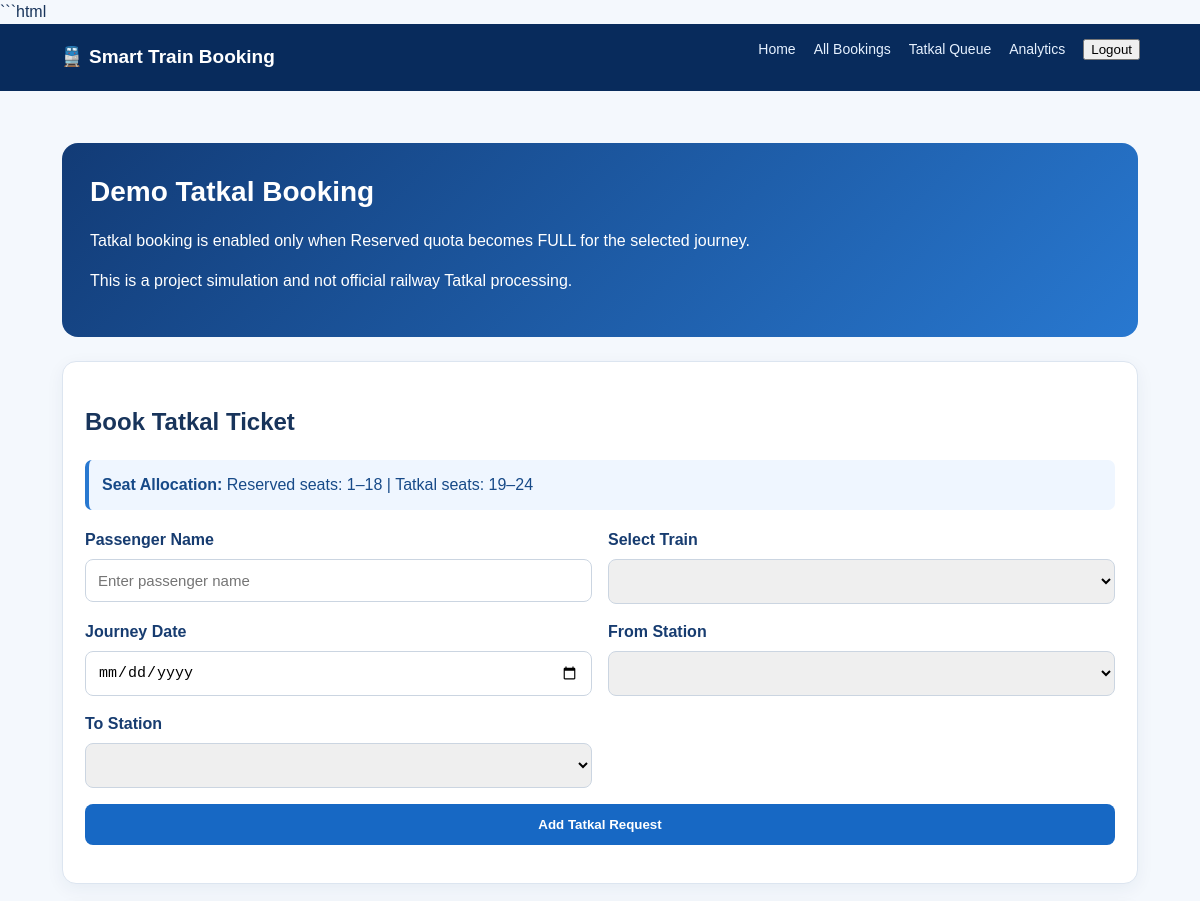
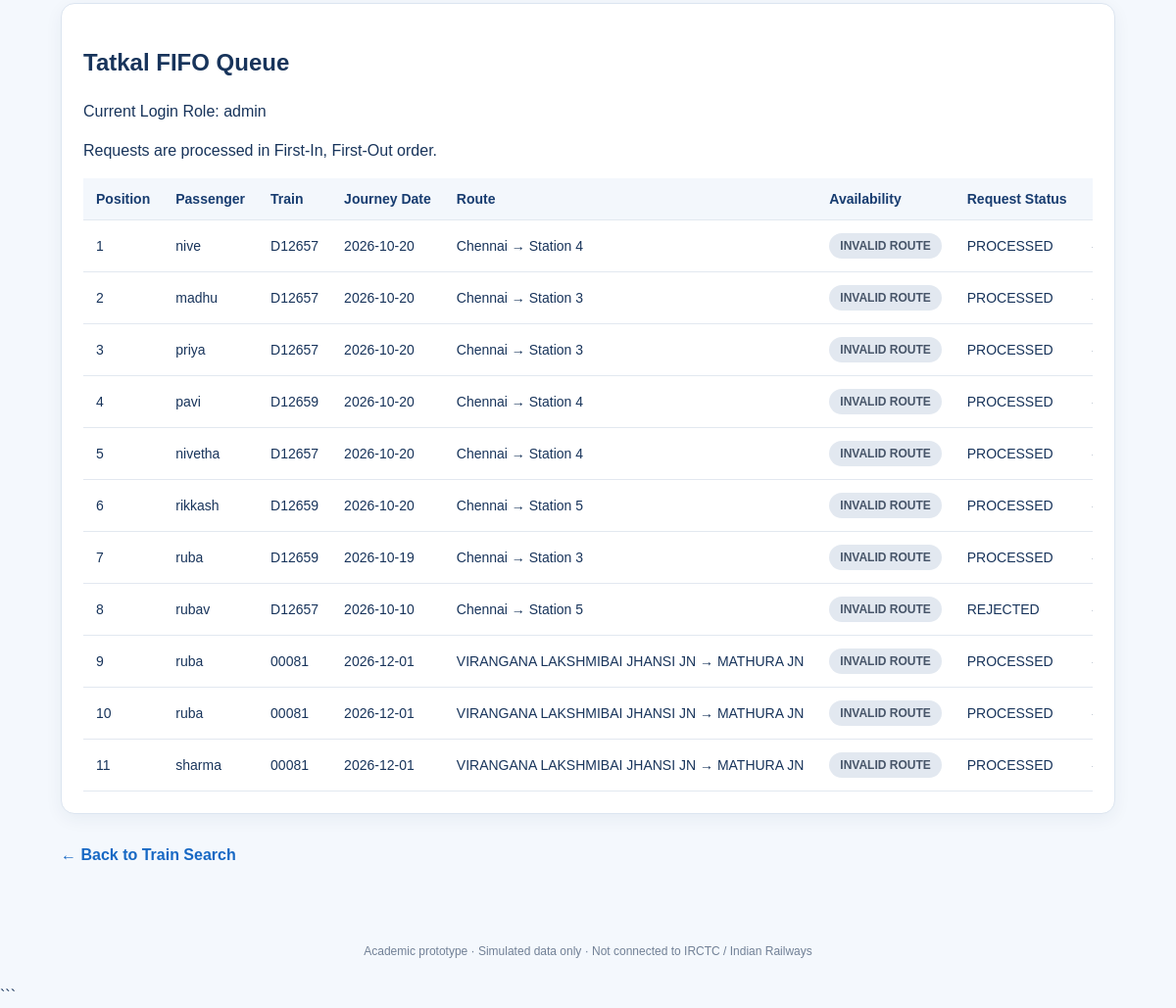
The app's page /tatkal (signed in) with its own data (2 pictures, top to bottom).
### tables this page shows
CREATE TABLE users (
            id INTEGER PRIMARY KEY AUTOINCREMENT,
            username TEXT UNIQUE NOT NULL,
            password_hash TEXT NOT NULL,
            role TEXT NOT NULL DEFAULT 'user',
            created_at TEXT NOT NULL
        );

CREATE TABLE tatkal_requests (
            id INTEGER PRIMARY KEY AUTOINCREMENT,
            passenger_name TEXT NOT NULL,
            train_id TEXT NOT NULL,
            journey_date TEXT NOT NULL,
            source TEXT NOT NULL,
            destination TEXT NOT NULL,
            status TEXT NOT NULL DEFAULT 'WAITING',
            created_at TEXT NOT NULL
        , user_id INTEGER REFERENCES users(id));

### app.py (the view, shortened to what this page needs)
@app.route("/tatkal", methods=["GET", "POST"])
@login_required
def tatkal():
    with get_connection() as con:
        if current_user.role == "admin":
            rows = con.execute("""
                SELECT * FROM tatkal_requests ORDER BY id
            """).fetchall()
        else:
            rows = con.execute("""
                SELECT * FROM tatkal_requests
                WHERE user_id = ?
                ORDER BY id DESC
            """, (current_user.id,)).fetchall()
    request_items = []
    for r in rows:
        item = dict(r)
        train = get_train(r["train_id"])
        route = train.get("route", []) if train else []
        if (
            r["source"] not in route
            or r["destination"] not in route
        ):
            item["availability_status"] = "INVALID ROUTE"
            request_items.append(item)
            continue
    return render_template(
    "tatkal.html",
    stations=STATIONS,
    trains=TRAINS,
    requests=request_items,
    prefill={
        "passenger_name": request.args.get("passenger_name", ""),
        "train_id": request.args.get("train_id", ""),
        "journey_date": request.args.get("journey_date", ""),
        "source": request.args.get("source", ""),
        "destination": request.args.get("destination", "")
    }
)

### app.py (called while the page is built)
@login_manager.user_loader
def load_user(user_id):
    with get_connection() as con:
        row = con.execute(
            "SELECT id, username, role FROM users WHERE id = ?",
            (user_id,)
        ).fetchone()
    if row is None:
        return None
    return User(row["id"], row["username"], row["role"])

def get_train(train_id):
    return next((t for t in TRAINS if t["id"] == train_id), None)

### database.py (called while the page is built)
def get_connection():
    con = sqlite3.connect(DB_PATH)
    con.row_factory = sqlite3.Row
    return con

### templates/tatkal.html (shortened to what this page needs)
{% extends "base.html" %}
{% block content %}
<div class="tatkal-page">
    <section class="tatkal-header">
        <h1>Demo Tatkal Booking</h1>
        <p>
            Tatkal booking is enabled only when Reserved quota
            becomes FULL for the selected journey.
        </p>
        <p>
            This is a project simulation and not official railway Tatkal processing.
        </p>
    </section>
    <section class="tatkal-panel">
        <h2>Book Tatkal Ticket</h2>
        <div class="tatkal-note">
            <strong>Seat Allocation:</strong>
            Reserved seats: 1–18 |
            Tatkal seats: 19–24
        </div>
        <form method="post"
              action="{{ url_for('tatkal') }}"
              class="tatkal-form">
            <label>
                Passenger Name
                <input
                    type="text"
                    name="passenger_name"
                    value="{{ prefill.passenger_name }}"
                    placeholder="Enter passenger name"
                    required
                >
            </label>
            <label>
                Select Train
                <select name="train_id" required>
                </select>
            </label>
            <label>
                Journey Date
                <input
                    type="date"
                    name="journey_date"
                    value="{{ prefill.journey_date }}"
                    required
                >
            </label>
            <label>
                From Station
                <select name="source" required>
                </select>
            </label>
            <label>
                To Station
                <select name="destination" required>
                </select>
            </label>
            <button type="submit" class="tatkal-submit">
                Add Tatkal Request
            </button>
        </form>
    </section>
    <section class="tatkal-panel">
        <h2>Tatkal FIFO Queue</h2>
        <p>Current Login Role: {{ current_user.role }}</p>
        <p>
            Requests are processed in First-In, First-Out order.
        </p>
        <div class="table-scroll">
            <table class="queue-table">
                <thead>
                    <tr>
                        <th>Position</th>
                        <th>Passenger</th>
                        <th>Train</th>
                        <th>Journey Date</th>
                        <th>Route</th>
                        <th>Availability</th>
                        <th>Request Status</th>
                        <th>Action</th>
                    </tr>
                </thead>
                <tbody>
                    {% for r in requests %}
                    <tr>
                        <td>{{ loop.index }}</td>
                        <td>{{ r.passenger_name }}</td>
                        <td>{{ r.train_id }}</td>
                        <td>{{ r.journey_date }}</td>
                        <td>
                            {{ r.source }} → {{ r.destination }}
                        </td>
                        <td>
                            {% if r.availability_status == "AVAILABLE" %}
                                <span class="availability available">
                                    AVAILABLE
                                </span>
                            {% elif r.availability_status == "CLOSED" %}
                                <span class="availability closed">
                                    CLOSED
                                </span>
                            {% elif r.availability_status == "FULL" %}
                                <span class="availability full">
                                    FULL
                                </span>
                            {% else %}
                                <span class="availability invalid">
                                    INVALID ROUTE
                                </span>
                            {% endif %}
                        </td>
                        <td>
                            {{ r.status }}
                        </td>
                        <td>
                        </td>
                    </tr>
                    {% else %}
                    <tr>
                        <td colspan="8" class="empty">
                            No Tatkal requests yet.
                        </td>
                    </tr>
                    {% endfor %}
                </tbody>
            </table>
        </div>
    </section>
    <a href="{{ url_for('index') }}"
       style="display:inline-block; margin-top:10px; color:#1768c4; font-weight:bold; text-decoration:none;">
        ← Back to Train Search
    </a>
</div>
{% endblock %}

### static/style.css (style rules this page uses)
:root { --navy:#0a2f63;--blue:#1769e0;--ink:#18345b;--muted:#64748b;--line:#dbe7f5 }
* { box-sizing:border-box }
body { margin:0;background:#f4f8fd;color:var(--ink);font-family:Arial,Helvetica,sans-serif;line-height:1.5 }
table { width:100%;border-collapse:collapse;font-size:13px }
th,td { text-align:left;padding:12px 10px;border-bottom:1px solid #e6edf6;white-space:nowrap }
th { background:#f5f8fc;color:#4c6382 }

### templates/tatkal.html (style rules this page uses)
.tatkal-page { max-width: 1100px; margin: 0 auto; padding: 24px 12px; }
.tatkal-header { background: linear-gradient(135deg, #123b76, #2878d0); color: white; padding: 28px; border-radius: 16px; margin-bottom: 24px; }
.tatkal-header h1 { margin: 0 0 10px; font-size: 28px; }
.tatkal-panel { background: white; border: 1px solid #dce5f0; border-radius: 14px; padding: 22px; margin-bottom: 20px; box-shadow: 0 5px 18px rgba(20, 50, 90, 0.06); }
.tatkal-form { display: grid; grid-template-columns: repeat(2, minmax(0, 1fr)); gap: 16px; }
.tatkal-form label { display: flex; flex-direction: column; gap: 7px; font-weight: 600; color: #173c70; }
.tatkal-form input, .tatkal-form select { width: 100%; padding: 12px; border: 1px solid #cbd5e1; border-radius: 8px; font-size: 15px; box-sizing: border-box; }
.tatkal-submit { background: #1768c4; color: white; border: none; border-radius: 8px; padding: 13px 20px; font-weight: bold; cursor: pointer; grid-column: 1 / -1; }
.availability { padding: 6px 11px; border-radius: 20px; font-size: 12px; font-weight: bold; display: inline-block; }
.invalid { background: #e2e8f0; color: #475569; }
.queue-table { width: 100%; border-collapse: collapse; min-width: 850px; }
.queue-table th, .queue-table td { padding: 13px; border-bottom: 1px solid #e2e8f0; text-align: left; font-size: 14px; }
.queue-table th { background: #f3f7fc; color: #173c70; }
.table-scroll { overflow-x: auto; }
.tatkal-note { background: #eff6ff; border-left: 4px solid #2878d0; padding: 13px; border-radius: 7px; margin-bottom: 18px; color: #174a88; }

### records on screen
users: role "admin"
tatkal_requests: passenger_name "nive", train_id "D12657", journey_date "2026-10-20", source "Chennai", destination "Station 4", status "PROCESSED"
tatkal_requests: passenger_name "madhu", train_id "D12657", journey_date "2026-10-20", source "Chennai", destination "Station 3", status "PROCESSED"
tatkal_requests: passenger_name "priya", train_id "D12657", journey_date "2026-10-20", source "Chennai", destination "Station 3", status "PROCESSED"
tatkal_requests: passenger_name "pavi", train_id "D12659", journey_date "2026-10-20", source "Chennai", destination "Station 4", status "PROCESSED"
tatkal_requests: passenger_name "nivetha", train_id "D12657", journey_date "2026-10-20", source "Chennai", destination "Station 4", status "PROCESSED"
tatkal_requests: passenger_name "rikkash", train_id "D12659", journey_date "2026-10-20", source "Chennai", destination "Station 5", status "PROCESSED"
tatkal_requests: passenger_name "ruba", train_id "D12659", journey_date "2026-10-19", source "Chennai", destination "Station 3", status "PROCESSED"
tatkal_requests: passenger_name "rubav", train_id "D12657", journey_date "2026-10-10", source "Chennai", destination "Station 5", status "REJECTED"
tatkal_requests: passenger_name "ruba", train_id "00081", journey_date "2026-12-01", source "VIRANGANA LAKSHMIBAI JHANSI JN", destination "MATHURA JN", status "PROCESSED"
tatkal_requests: passenger_name "ruba", train_id "00081", journey_date "2026-12-01", source "VIRANGANA LAKSHMIBAI JHANSI JN", destination "MATHURA JN", status "PROCESSED"
tatkal_requests: passenger_name "sharma", train_id "00081", journey_date "2026-12-01", source "VIRANGANA LAKSHMIBAI JHANSI JN", destination "MATHURA JN", status "PROCESSED"
